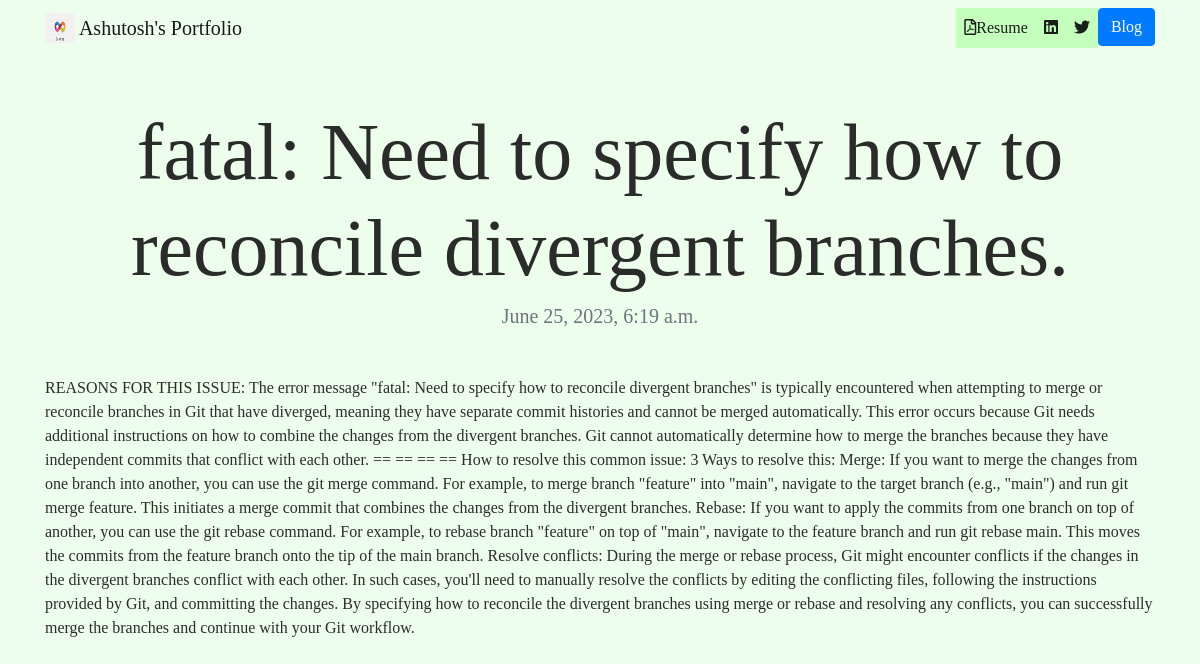
/blog/blogs/8/, run on the app's committed database.
### blog/models.py (models this page shows, shortened)
class Blog(models.Model):
    title = models.CharField(max_length=200)
    content = models.TextField()
    created_date = models.DateTimeField(default=timezone.now)
    published_date = models.DateTimeField(blank=True, null=True)

### blog/views.py (the view)
# urls.py: path('blogs/<int:pk>/', views.blog_detail, name='blog_detail'),
def blog_detail(request, pk):
    blog = get_object_or_404(Blog, pk=pk)
    return render(request, 'blog/blog_detail.html', {'blog':blog})

### blog/templates/blog/blog_detail.html
{% extends "portfolio/base.html" %}
{% load static %}
{% block content %}
<h1 class="text-center mt-5" id="blogdetailtitle">{{ blog.title }}</h1>
<h5 class="text-center text-muted mb-5">{{ blog.published_date }}</h5>
{{ blog.content|safe }}
{% endblock %}

### portfolio/static/portfolio/custom.css (style rules this page uses)
body { font-family: 'Comic Sans MS', cursive; color: rgba(0, 0, 0, 0.829) !important; background-color: rgba(133, 255, 127, 0.144) !important; }
@media (min-width: 992px) { #blogdetailtitle { font-size: 5rem; } }

### data on the page
Blog: title "fatal: Need to specify how to reconcile divergent branches.", published_date "June 25, 2023, 6:19 a.m.", content "REASONS FOR THIS ISSUE: The error message \"fatal: Need to specify how to reconcile divergent branches\" is typically encountered when attempting to merge or reconcile branches in Git that have diverged, meaning they have separate commit histories and cannot be merged automatically. This error occurs because Git needs additional instructions on how to combine the changes from the divergent branches. Git cannot automatically determine how to merge the branches because they have independent commits that conflict with each other. == == == == How to resolve this common issue: 3 Ways to resolve this: Merge: If you want to merge the changes from one branch into another, you can use the git merge…"
